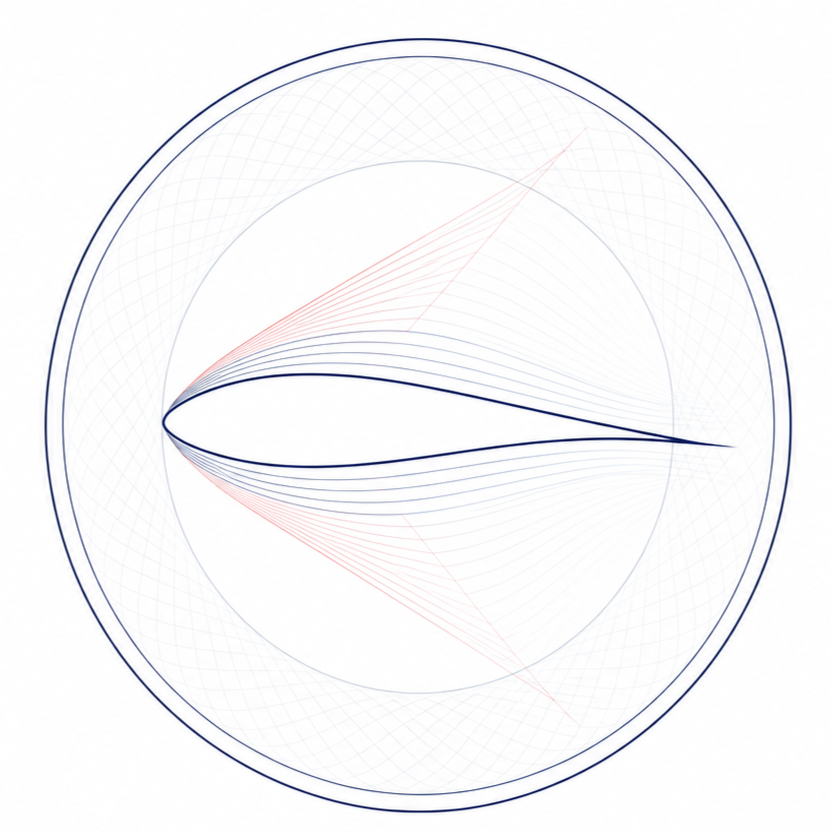
#> input picture airfoil - copy.png, 831 x 833 px
$ python trace_fan.py
#> lines starting #> are read from the running program, lines starting #| are printed output that depends on the picture
### tools/trace_streams.py
"""Track the emblem's flow streamlines and red fan rays as continuous curves.

The previous generator (rebuild_logo_flow_and_tail.py) built the flow bands by
interpolating a handful of hand-entered guide values with PCHIP. PCHIP is only
C1, so curvature jumps at every guide point, and the per-4px cubic emission
faithfully reproduced those jumps: the rendered streamlines visibly kink instead
of flowing. The red fan was worse - straight segments to fixed end points, so
the rays cut across the blue streamlines instead of hugging them and spreading
gradually.

This module measures the strokes instead. Each stroke is followed column by
column with sub-pixel ridge detection and slope prediction, which keeps
neighbouring streamlines from being swapped, then the polyline is fitted with a
natural C2 cubic spline. Only the spline knots are written to the SVG, so the
emitted path is smooth by construction.
"""

from __future__ import annotations

import argparse
from dataclasses import dataclass, field
from pathlib import Path

import numpy as np
from PIL import Image
from scipy.interpolate import CubicSpline
from scipy.signal import savgol_filter

ROOT = Path(__file__).resolve().parent.parent


def load_rgb(path: Path) -> np.ndarray:
    img = Image.open(path)
#> img is the input picture: PIL image 831x833 RGBA; mean R, G, B, A 249, 248.9, 250.3, 255
    if img.mode in ("RGBA", "LA", "P"):
        img = img.convert("RGBA")
        flat = Image.new("RGBA", img.size, (255, 255, 255, 255))
#> flat: PIL image 831x833 RGBA; every value is 255
        flat.alpha_composite(img)
        img = flat
    return np.asarray(img.convert("RGB"), dtype=np.float64)


def responses(rgb: np.ndarray) -> dict[str, np.ndarray]:
    """Per-family ridge response maps.

    `ink` is total coverage; `chroma` is positive for the cool strokes and
    negative for the warm ones, which separates the red fan from the blue
    streamlines even where they cross.
    """
    r, g, b = rgb[..., 0], rgb[..., 1], rgb[..., 2]
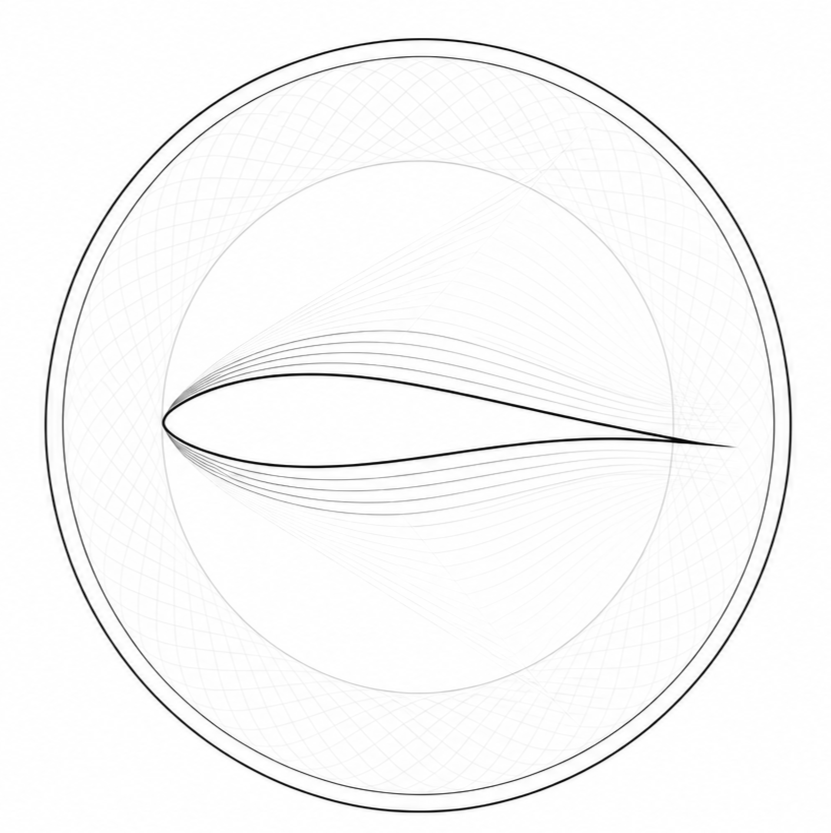
#> r: shape (833, 831) float64; min 0, max 255, mean 249
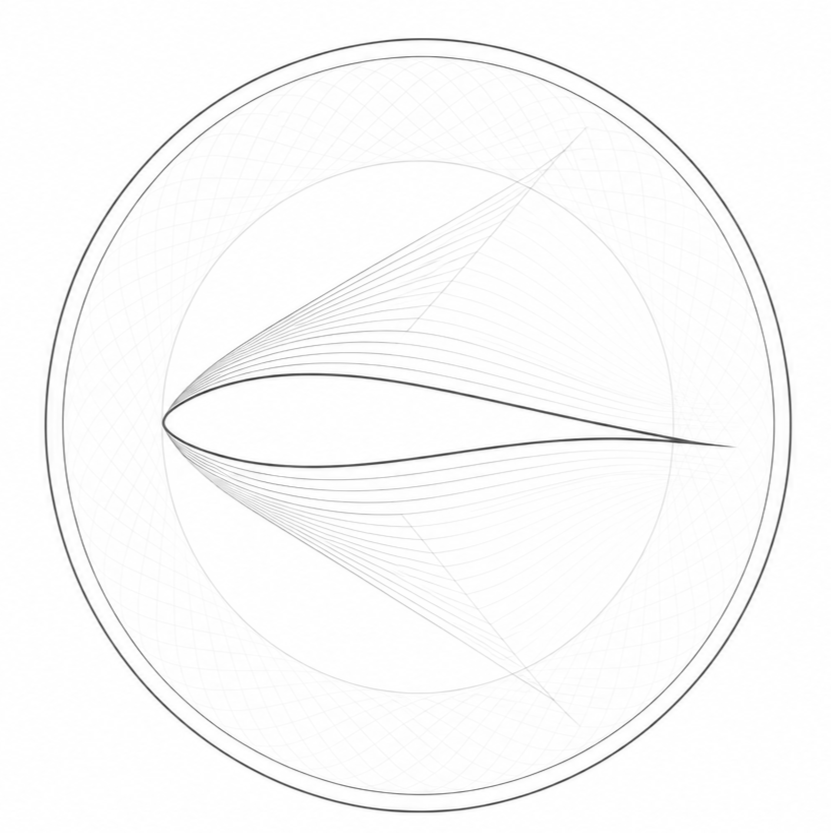
#> b: shape (833, 831) float64; min 48, max 255, mean 250.3
    ink = 255.0 - rgb.min(axis=2)
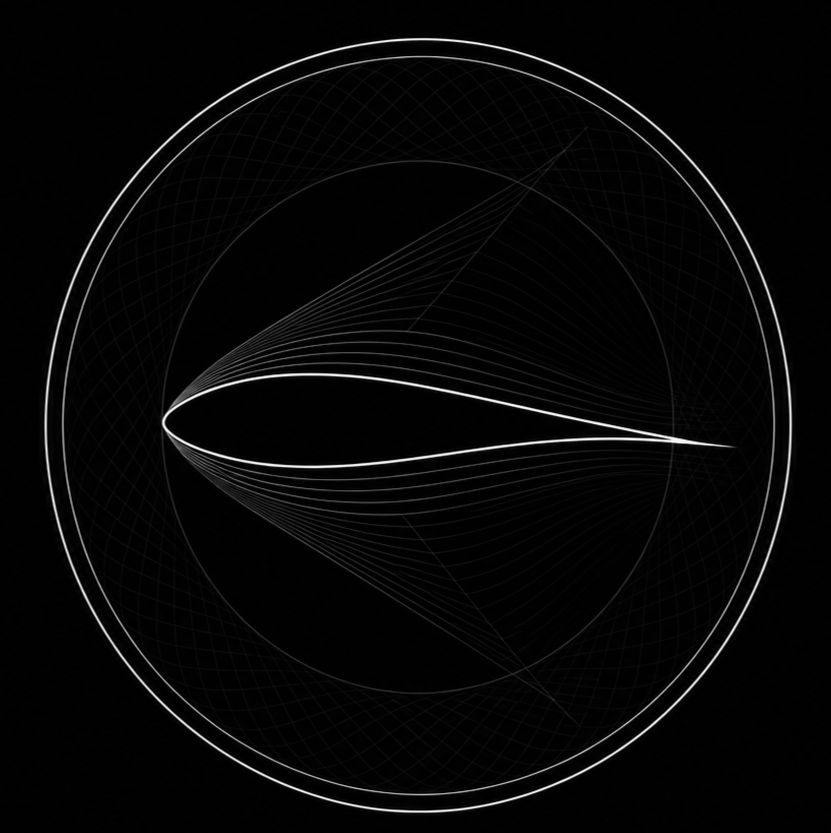
#> ink: shape (833, 831) float64; min 0, max 255, mean 6.5
    chroma = (b + g) / 2.0 - r
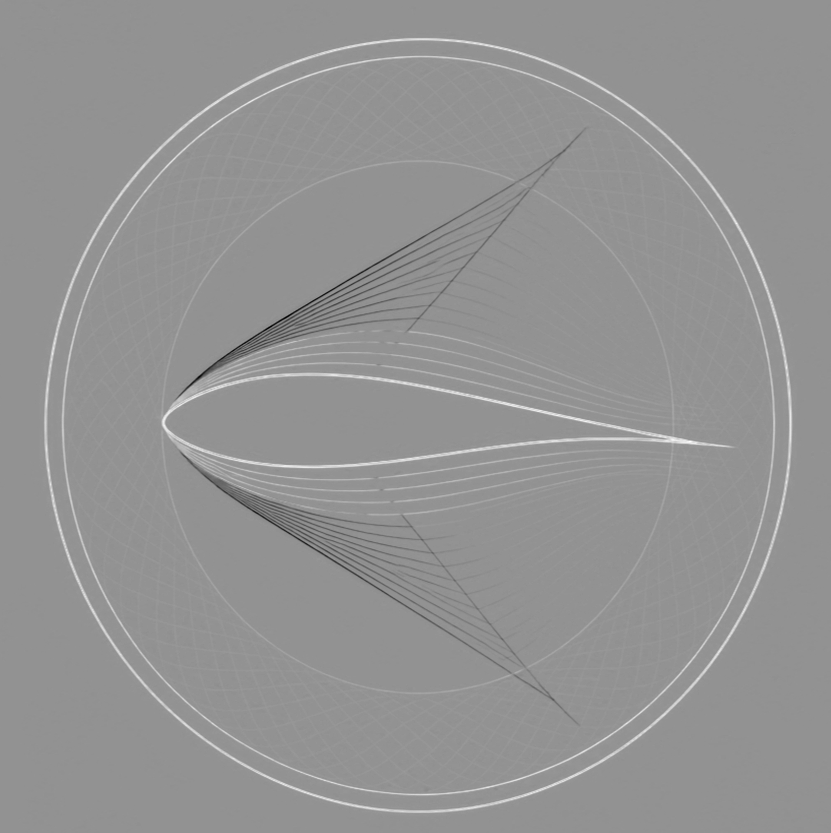
#> chroma: shape (833, 831) float64; min -79.5, max 59, mean 0.7; drawn with min black and max white
    return {
        "ink": ink,
        "red": np.where(chroma < -2.0, ink, 0.0),
        "blue": np.where(chroma > 2.0, ink, 0.0),
        "dark": 255.0 - rgb.mean(axis=2) + 0.55 * np.maximum(0.0, b - r),
    }


# [18 lines left out: function column_peaks, not called in this run]


@dataclass
class Stream:
    xs: list[float] = field(default_factory=list)
    ys: list[float] = field(default_factory=list)

    def as_arrays(self) -> tuple[np.ndarray, np.ndarray]:
        order = np.argsort(self.xs)
        return np.asarray(self.xs)[order], np.asarray(self.ys)[order]


# [107 lines left out: functions track, fmt, spline_to_path, report, main, not called in this run]


# [2 lines that do not run on import are left out]

### tools/trace_fan.py
"""Trace the red fan rays in polar coordinates about the hub.

Cartesian column tracking cannot follow these rays: near the hub at (164, 421)
they are almost vertical, so one x column crosses many rays at once and the
tracker collapses several seeds onto the same ridge. In polar coordinates about
the hub each ray is a single-valued, slowly-turning function theta(r), which is
exactly the form a tracker handles well - and it is also the physically correct
description of a fan that leaves one stagnation point.

The fitted theta(r) is then resampled as a smooth C2 spline and emitted as a
cubic-Bezier path in Cartesian space, so the ray hugs the body near the hub and
opens out gradually instead of shooting off as a straight chord.
"""

from __future__ import annotations

import argparse
import math
from pathlib import Path

import numpy as np
from scipy.interpolate import CubicSpline
from scipy.signal import savgol_filter

from trace_streams import ROOT, load_rgb, responses

HUB = (164.0, 421.0)


def polar_grid(shape: tuple[int, int], hub: tuple[float, float]):
    ys, xs = np.mgrid[0 : shape[0], 0 : shape[1]]
    dx, dy = xs - hub[0], ys - hub[1]
    return np.hypot(dx, dy), np.degrees(np.arctan2(dy, dx))


def ray_peaks(
    resp: np.ndarray,
    rad: np.ndarray,
    ang: np.ndarray,
    r: float,
    dr: float,
    a0: float,
    a1: float,
    thresh: float,
    bin_deg: float = 0.25,
) -> list[tuple[float, float]]:
    """Angular ink profile on the arc at radius r; returns (angle, strength)."""
    band = (np.abs(rad - r) < dr) & (ang >= a0) & (ang <= a1) & (resp > thresh)
    if not band.any():
        return []
    a = ang[band]
    w = resp[band]
    nbins = max(4, int((a1 - a0) / bin_deg))
    idx = np.clip(((a - a0) / (a1 - a0) * nbins).astype(int), 0, nbins - 1)
    wsum = np.bincount(idx, weights=w, minlength=nbins)
    asum = np.bincount(idx, weights=w * a, minlength=nbins)

    out: list[tuple[float, float]] = []
    for i in range(1, nbins - 1):
        if wsum[i] <= 0 or wsum[i] < wsum[i - 1] or wsum[i] < wsum[i + 1]:
            continue
        out.append((float(asum[i] / wsum[i]), float(wsum[i])))
    merged: list[tuple[float, float]] = []
    for a_, w_ in out:
        if merged and a_ - merged[-1][0] < 0.8:
            if w_ > merged[-1][1]:
                merged[-1] = (a_, w_)
        else:
            merged.append((a_, w_))
    return merged


def track_ray(
    resp: np.ndarray,
    rad: np.ndarray,
    ang: np.ndarray,
    r_seed: float,
    a_seed: float,
    r_min: float,
    r_max: float,
    thresh: float,
    step: float = 6.0,
    window: float = 3.0,
) -> tuple[np.ndarray, np.ndarray]:
    """Follow one ray inward and outward, extrapolating dtheta/dr."""
    rs, as_ = [r_seed], [a_seed]
    for direction in (+1.0, -1.0):
        r, a, slope, misses = r_seed, a_seed, 0.0, 0
        while True:
            nr = r + direction * step
            if nr < r_min or nr > r_max:
                break
            pred = a + slope * direction * step
            cands = ray_peaks(resp, rad, ang, nr, step * 0.6, pred - window, pred + window, thresh)
            if not cands:
                misses += 1
                if misses > 3:
                    break
                r, a = nr, pred
                continue
            misses = 0
            na = min(cands, key=lambda c: abs(c[0] - pred))[0]
            slope = (na - a) / (direction * step)
            r, a = nr, na
            rs.append(r)
            as_.append(a)
    order = np.argsort(rs)
    return np.asarray(rs)[order], np.asarray(as_)[order]


def fmt(v: float) -> str:
    return f"{v:.2f}".rstrip("0").rstrip(".")


# [33 lines left out: function ray_to_path, not called in this run]


def main() -> None:
    ap = argparse.ArgumentParser()
    ap.add_argument("--png", default="airfoil - copy.png")
    ap.add_argument("--seed-r", type=float, default=260.0)
    ap.add_argument("--angles", default="-36,-15;15,36", help="semicolon-separated angular bands")
    ap.add_argument("--threshold", type=float, default=4.0)
    ap.add_argument("--emit", action="store_true")
    args = ap.parse_args()

    resp = responses(load_rgb(ROOT / args.png))["red"]
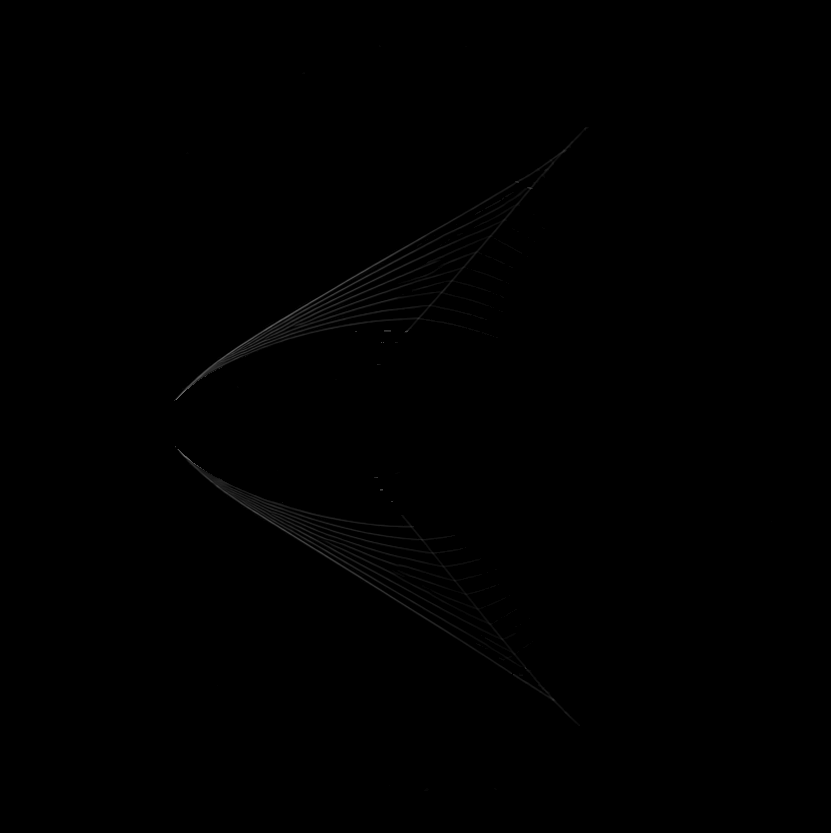
#> resp: shape (833, 831) float64; min 0, max 112, mean 0.5
    rad, ang = polar_grid(resp.shape, HUB)
    all_rays = []
    for spec in args.angles.split(";"):
        a0, a1 = (float(v) for v in spec.split(","))
        seeds = ray_peaks(resp, rad, ang, args.seed_r, 2.0, a0, a1, args.threshold)
        print(f"band {a0:g}..{a1:g}: {len(seeds)} seeds -> {[round(a, 2) for a, _ in seeds]}")
        for a, strength in seeds:
            r, theta = track_ray(resp, rad, ang, args.seed_r, a, 25, 500, args.threshold)
            all_rays.append((r, theta))
            print(
                f"  seed {a:7.2f}: r {r[0]:6.1f}..{r[-1]:6.1f} n={len(r):3d}"
                f" theta {theta.min():7.2f}..{theta.max():7.2f}"
            )
#> this loop made 2 passes
#| band -36..-15: 8 seeds -> [-35.36, -33.84, -32.12, -30.16, -28.12, -25.63, -23.14, -20.38]
#| band 15..36: 8 seeds -> [22.13, 23.9, 26.61, 28.63, 30.64, 32.37, 34.13, 35.6]
#> after the loop, all_rays = 16 items
    if args.emit:
        for r, a in all_rays:
            if len(r) >= 8:
                print(f'      <path d="{ray_to_path(r, a)}"/>')


if __name__ == "__main__":
    main()

$ run again, with z7875016965903_75c8e46bf1dda2132ccdbcfb873d0fa3.jpg saved as airfoil - copy.png
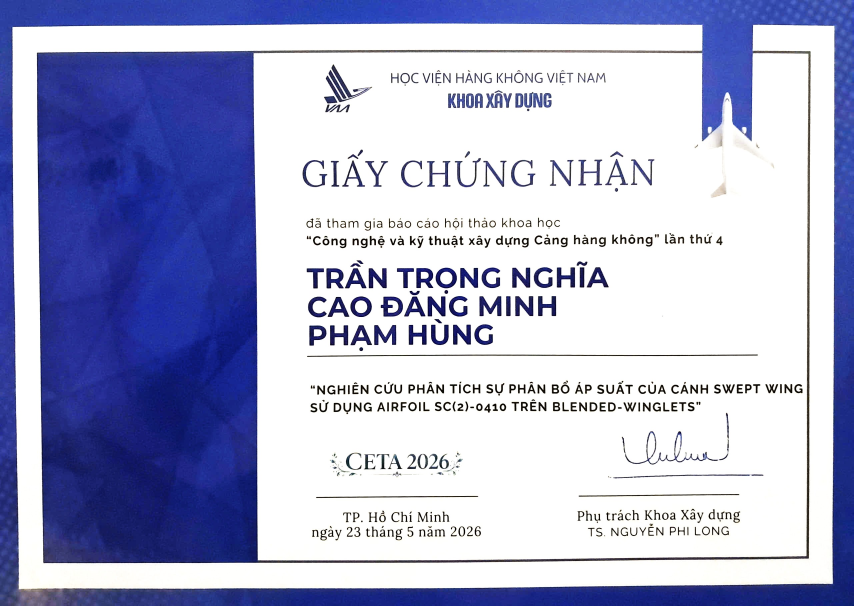
#> input picture z7875016965903_75c8e46bf1dda2132ccdbcfb873d0fa3.jpg, 2560 x 1817 px (shown at 1/3 size)
#> in load_rgb, img is the input picture: PIL image 2560x1817 RGB; mean R, G, B 172.7, 176.8, 209.2
#> in responses, `chroma = (b + g) / 2.0 - r`:
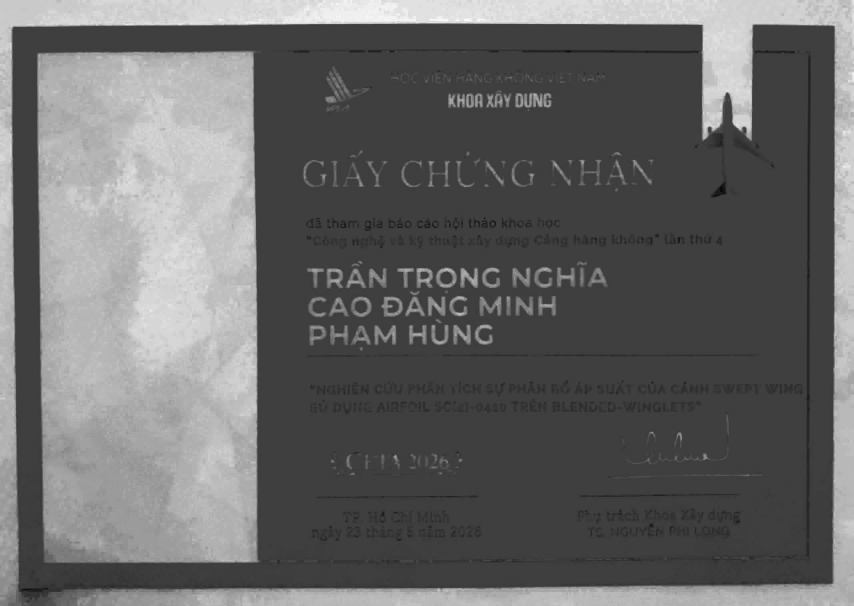
#> chroma: shape (1817, 2560) float64 (shown at 1/3 size); min -31.5, max 95, mean 20.3; drawn with min black and max white
#> in main, `resp = responses(load_rgb(ROOT / args.png))["red"]`:
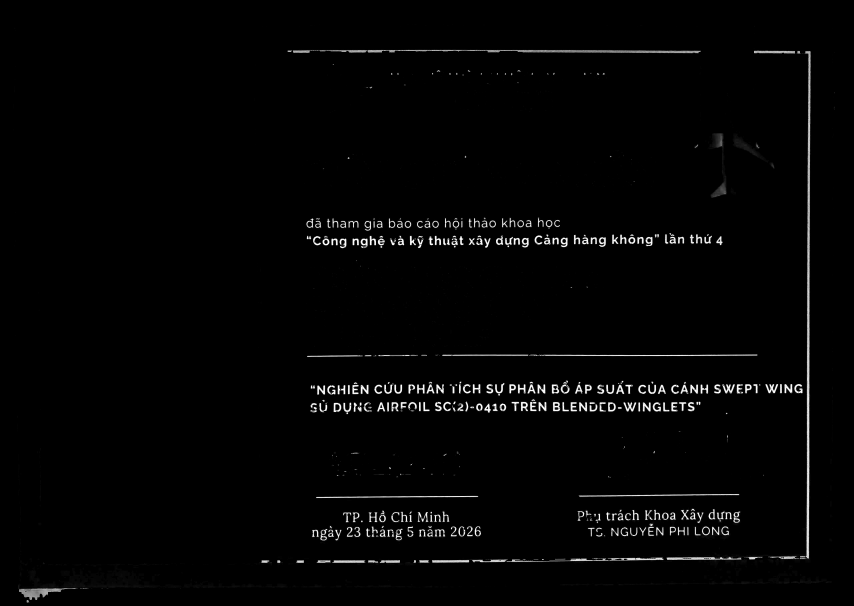
#> resp: shape (1817, 2560) float64 (shown at 1/3 size); min 0, max 255, mean 4.5
#> the loop in main, `for spec in args.angles.split(";"):` made 2 passes
#| band -36..-15: 0 seeds -> []
#| band 15..36: 0 seeds -> []
#> after the loop in main, `for spec in args.angles.split(";"):`: all_rays = []
